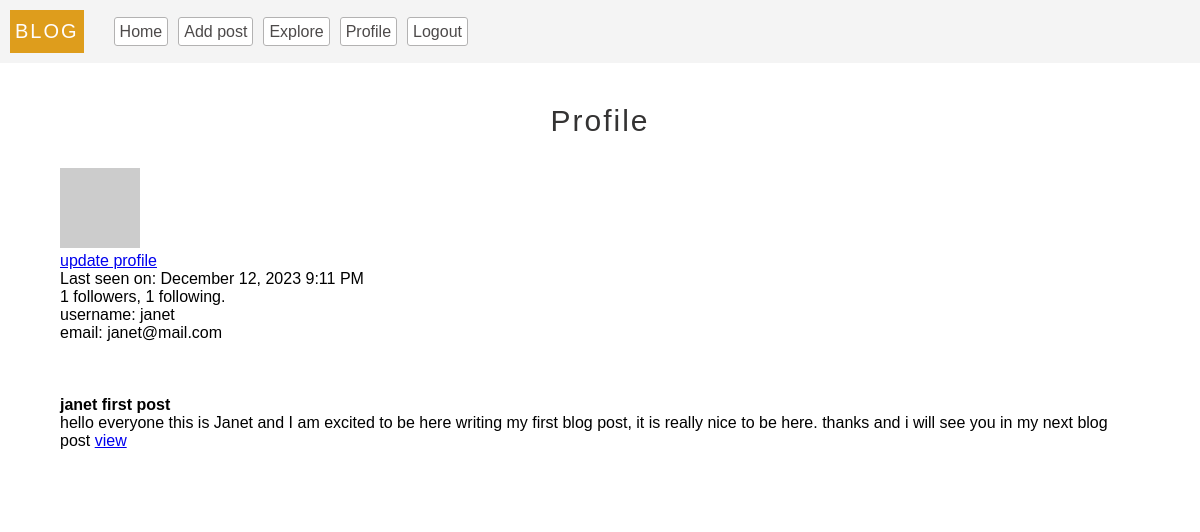
/profile (signed in), run on the app's committed database.
### models.py (models this page shows, shortened)
class User(db.Model, UserMixin):
  __tablename__ = 'users'
  id = db.Column(db.Integer, primary_key = True)
  username = db.Column(db.String(100), unique = True, index = True)
  email = db.Column(db.String(100), index = True, unique = True)
  password = db.Column(db.String(200))
  last_seen = db.Column(db.DateTime, default=datetime.utcnow, index = True)
  about_me = db.Column(db.String, nullable=True)
  posts = db.relationship(
    'Post',
    backref = 'author',
    lazy = 'dynamic'
  )
  followed = db.relationship(
    'User',
    secondary = followers,
    primaryjoin = (followers.c.follower_id == id),
    secondaryjoin = (followers.c.followed_id == id),
    backref = db.backref('followers', lazy='dynamic'),
    lazy = 'dynamic'
  )
  follower = db.relationship(
    'User',
    secondary = followers,
    primaryjoin = (followers.c.followed_id == id),
    secondaryjoin = (followers.c.follower_id == id),
    backref = db.backref('followed_user', lazy='dynamic'),
    lazy = 'dynamic'
  )
  def avatar(self, size='80'):
    digest = md5(str(self.email).lower().encode('utf-8')).hexdigest()
    return f'https://gravatar.com/avatar/{digest}?d=identicon&s={size}'
  def update_last_seen(self):
    self.last_seen = datetime.utcnow()
    db.session.commit()
  @login.user_loader
  def get_user(id):
    return User.query.get(int(id))

class Post(db.Model):
  __tablename__ = 'posts'
  id = db.Column(db.Integer, primary_key = True)
  body = db.Column(db.String(300) ,nullable = False)
  title = db.Column(db.String(20), nullable = False)
  timestamp = db.Column(db.DateTime, default=datetime.utcnow, index = True)
  user_id = db.Column(db.Integer, db.ForeignKey('users.id'))
  language = db.Column(db.String(20))

### server.py (the view)
@app.route('/profile')
@login_required
def profile():
  return render_template('profile.html', title='Profile', user = current_user, posts = current_user.posts)

### app.py (called while the page is built)
def get_locale():
  return request.accept_languages.best_match(app.config['LANGUAGES'])

### server.py (called while the page is built)
@app.before_request
def validate():
  if current_user.is_authenticated:
    current_user.update_last_seen()
  g.locale =  (str(get_locale()))

### templates/profile.html (shortened to what this page needs)
{% extends 'base.html'%}
{% block content %}
  <center><p class="header">{{_('Profile')}}</p></center>
  <div class="profile-photo-container">
    <img class="profile-photo" src="{{current_user.avatar()}}" alt="photo"/>
    <p><a href="{{url_for('update_profile')}}"> {{_('update profile')}}</a></p>
  </div>
  {% if user.last_seen %}<p>{{ _( 'Last seen on: %(time)s ', time = moment(user.last_seen).format('LLL') ) }}</p>{% endif %}
  <p>{{ user.follower.count() }} {{_('followers')}}, {{ user.followed.count() }} {{_('following')}}.</p>
  <p>{{_('username')}}: {{current_user.username}}</p>
  <p>{{_('email')}}: {{current_user.email}}</p>
  <br><br>
  {% for post in posts %}
  <br>
      <article>
        <h4>{{post.title}}</h4>
        {{post.body}}
        <a href="/post/{{post.id}}">view</a>
      </article>
  <br>
    {% endfor %}
{% endblock %}

### static/styles/base.css (style rules this page uses)
* { padding:0px; margin: 0px; box-sizing: border-box; }
body { font-family: 'Lucida Sans', 'Lucida Sans Regular', 'Lucida Grande', 'Lucida Sans Unicode', Geneva, Verdana, sans-serif; }
.header { font-size: 30px; color:rgb(52, 51, 51); letter-spacing: 2px; margin-bottom: 30px; }

### data on the page
User: username "janet", email "janet@mail.com"
Post: title "janet first post", body "hello everyone this is Janet and I am excited to be here writing my first blog post, it is really nice to be here. thanks and i will see you in my next blog post"

### other printed values
{{ user.follower.count() }} "1"
{{ user.followed.count() }} "1"
